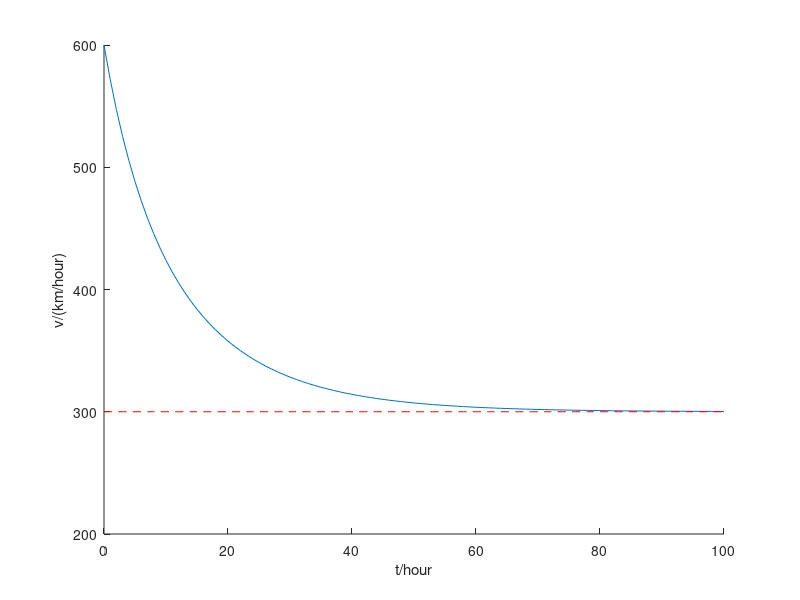

This figure's MATLAB source:
clear;clc;clf;
t=0:1:100;
v=300.*(-3*exp(t/15)-1)./(-3*exp(t/15)+1);
y=300*ones(size(t));
hold on
plot(t,v)
plot(t,y,'r--')
axis([0 inf 200 inf])
xlabel('t/hour')
ylabel('v/(km/hour)')